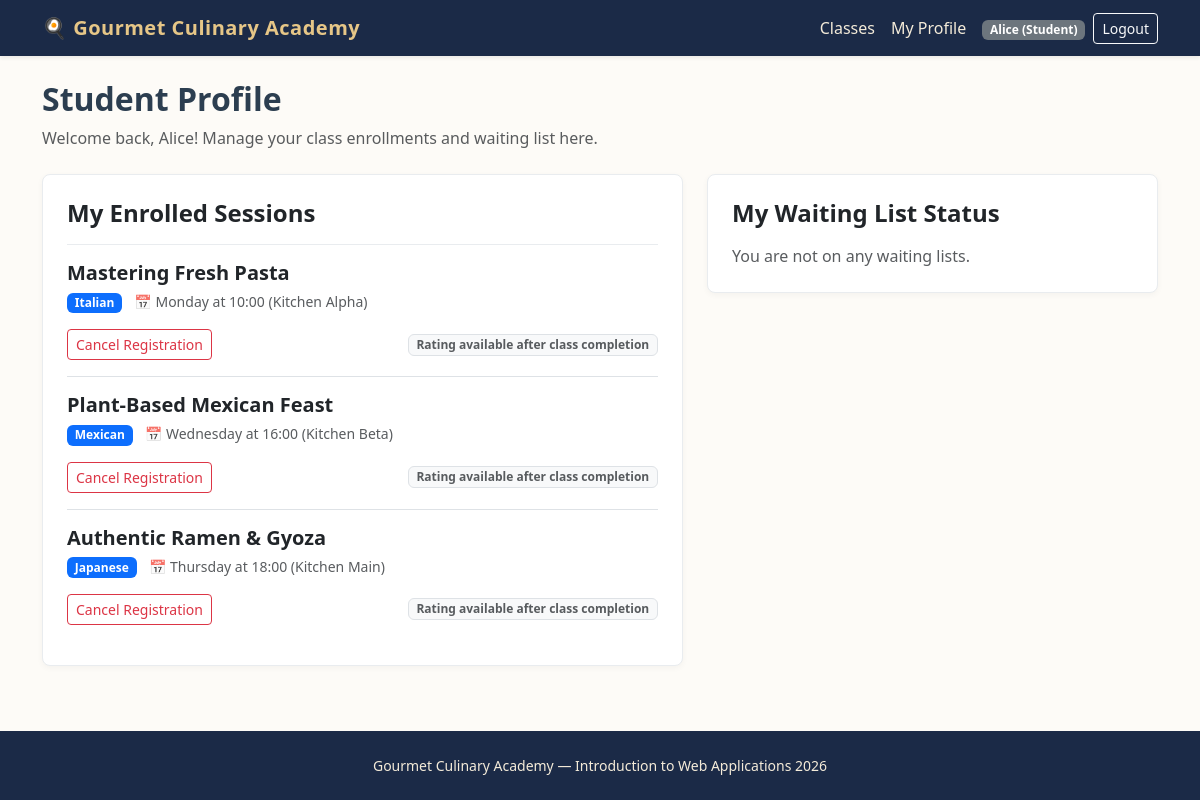
The app's page /student/profile (signed in) with its own data.
### tables this page shows
CREATE TABLE users (
    id INTEGER PRIMARY KEY AUTOINCREMENT,
    email TEXT UNIQUE NOT NULL,
    first_name TEXT NOT NULL,
    last_name TEXT NOT NULL,
    password TEXT NOT NULL,
    role TEXT NOT NULL CHECK(role IN ('Manager', 'Student'))
);

CREATE TABLE enrollments (
    id INTEGER PRIMARY KEY AUTOINCREMENT,
    student_id INTEGER NOT NULL,
    session_id INTEGER NOT NULL,
    FOREIGN KEY (student_id) REFERENCES users(id) ON DELETE CASCADE,
    FOREIGN KEY (session_id) REFERENCES class_sessions(id) ON DELETE CASCADE,
    UNIQUE(student_id, session_id)
);

CREATE TABLE cooking_classes (
    id INTEGER PRIMARY KEY AUTOINCREMENT,
    manager_id INTEGER NOT NULL,
    title TEXT NOT NULL UNIQUE,
    cuisine TEXT NOT NULL,
    difficulty TEXT NOT NULL CHECK(difficulty IN ('Beginner', 'Intermediate', 'Advanced')),
    duration INTEGER NOT NULL,
    dietary_category TEXT NOT NULL CHECK(dietary_category IN ('Standard', 'Vegetarian', 'Vegan', 'Gluten-free')),
    chef_name TEXT NOT NULL,
    ingredients TEXT NOT NULL, -- Virgülle ayrılmış en az 4 malzeme
    description TEXT NOT NULL,
    photo_1 TEXT NOT NULL,
    photo_2 TEXT NOT NULL,
    photo_3 TEXT NOT NULL,
    FOREIGN KEY (manager_id) REFERENCES users(id) ON DELETE CASCADE
);

CREATE TABLE class_sessions (
    id INTEGER PRIMARY KEY AUTOINCREMENT,
    class_id INTEGER NOT NULL,
    day_of_week TEXT NOT NULL CHECK(day_of_week IN ('Monday', 'Tuesday', 'Wednesday', 'Thursday', 'Friday', 'Saturday', 'Sunday')),
    start_time TEXT NOT NULL, -- HH:MM formatında
    kitchen_name TEXT NOT NULL,
    max_capacity INTEGER NOT NULL DEFAULT 10,
    FOREIGN KEY (class_id) REFERENCES cooking_classes(id) ON DELETE CASCADE
);

### routes/student_routes.py (the view)
@student_bp.route("/profile")
def profile():
    enrollments = get_student_enrollments(current_user.id)
    waiting_sessions = get_student_waiting_list(current_user.id)
    return render_template(
        "student/profile.html",
        enrollments=enrollments,
        waiting_sessions=waiting_sessions
    )

### app.py (called while the page is built)
@login_manager.user_loader
def load_user(user_id):
    row = get_user_by_id(user_id)
    if row:
        return User(
            user_id=row["id"],
            email=row["email"],
            first_name=row["first_name"],
            last_name=row["last_name"],
            role=row["role"]
        )
    return None

### dao/enrollment_dao.py (called while the page is built)
def get_student_enrollments(student_id):
    conn = get_db()
    cursor = conn.cursor()
    cursor.execute("""
        SELECT e.id AS enrollment_id, s.id AS session_id, s.day_of_week, s.start_time, s.kitchen_name,
               c.title AS class_title, c.cuisine
        FROM enrollments e
        JOIN class_sessions s ON e.session_id = s.id
        JOIN cooking_classes c ON s.class_id = c.id
        WHERE e.student_id = ?
        ORDER BY
            CASE s.day_of_week
                WHEN 'Monday' THEN 1 WHEN 'Tuesday' THEN 2 WHEN 'Wednesday' THEN 3
                WHEN 'Thursday' THEN 4 WHEN 'Friday' THEN 5 WHEN 'Saturday' THEN 6
                WHEN 'Sunday' THEN 7
            END, s.start_time
    """, (student_id,))
    enrollments = cursor.fetchall()
    close_db(conn)
    return enrollments

def get_student_waiting_list(student_id):
    conn = get_db()
    cursor = conn.cursor()
    cursor.execute("""
        SELECT w.id AS waiting_id, w.session_id, s.day_of_week, s.start_time,
               c.title AS class_title,
               (
                   SELECT COUNT(*) + 1
                   FROM waiting_list w2
                   WHERE w2.session_id = w.session_id AND w2.joined_at < w.joined_at
               ) AS position
        FROM waiting_list w
        JOIN class_sessions s ON w.session_id = s.id
        JOIN cooking_classes c ON s.class_id = c.id
        WHERE w.student_id = ?
        ORDER BY w.joined_at ASC
    """, (student_id,))
    waiting_list = cursor.fetchall()
    close_db(conn)
    return waiting_list

### dao/user_dao.py (called while the page is built)
def get_user_by_id(user_id):
    conn = get_db()
    cursor = conn.cursor()
    cursor.execute("SELECT * FROM users WHERE id = ?", (user_id,))
    user = cursor.fetchone()
    close_db(conn)
    return user

### database/database.py (called while the page is built)
def get_db():
    conn = sqlite3.connect(DATABASE, timeout=10.0)
    conn.row_factory = sqlite3.Row
    conn.execute("PRAGMA foreign_keys = ON")
    return conn

### routes/student_routes.py (called while the page is built)
@student_bp.before_request
@login_required
def check_student_role():
    if current_user.role != "Student":
        flash("Access denied. Student privileges required.", "danger")
        return redirect(url_for("home.index"))

### templates/student/profile.html (shortened to what this page needs)
{% extends "base.html" %}
{% block content %}
<header class="mb-4">
    <h1 class="h2 fw-bold">Student Profile</h1>
    <p class="text-muted">Welcome back, {{ current_user.first_name }}! Manage your class enrollments and waiting list here.</p>
</header>
<div class="row g-4">
    <section class="col-lg-7">
        <div class="card card-culinary p-4 mb-4">
            <h2 class="h4 fw-bold mb-3">My Enrolled Sessions</h2>
            {% if enrollments %}
                <div class="list-group list-group-flush">
                    {% for e in enrollments %}
                        <div class="list-group-item bg-transparent px-0 py-3">
                            <div class="d-flex justify-content-between align-items-start mb-2">
                                <div>
                                    <h3 class="h5 fw-bold mb-1">{{ e.class_title }}</h3>
                                    <span class="badge bg-primary">{{ e.cuisine }}</span>
                                    <span class="text-muted small ms-2">📅 {{ e.day_of_week }} at {{ e.start_time }} ({{ e.kitchen_name }})</span>
                                </div>
                            </div>
                            <div class="d-flex justify-content-between align-items-center mt-3 flex-wrap gap-2">
                                <form method="post" action="{{ url_for('student.cancel', session_id=e.session_id) }}">
                                    <button type="submit" class="btn btn-sm btn-outline-danger" onclick="return confirm('Are you sure you want to cancel this enrollment?')">Cancel Registration</button>
                                </form>
                                {% if e.is_past %}
                                    <form method="post" action="{{ url_for('student.rate_session', session_id=e.session_id) }}" class="d-flex align-items-center gap-1">
                                        <select name="score" class="form-select form-select-sm" required>
                                            <option value="" disabled selected>Rate</option>
                                            <option value="5">5 ⭐⭐⭐⭐⭐</option>
                                            <option value="4">4 ⭐⭐⭐⭐</option>
                                            <option value="3">3 ⭐⭐⭐</option>
                                            <option value="2">2 ⭐⭐</option>
                                            <option value="1">1 ⭐</option>
                                        </select>
                                        <button type="submit" class="btn btn-sm btn-warning">Submit</button>
                                    </form>
                                {% else %}
                                    <span class="badge bg-light text-muted border">Rating available after class completion</span>
                                {% endif %}
                            </div>
                        </div>
                    {% endfor %}
                </div>
            {% else %}
                <p class="text-muted mb-0">You are not currently enrolled in any cooking classes.</p>
            {% endif %}
        </div>
    </section>
    <section class="col-lg-5">
        <div class="card card-culinary p-4">
            <h2 class="h4 fw-bold mb-3">My Waiting List Status</h2>
            {% if waiting_sessions %}
                <div class="list-group list-group-flush">
                    {% for w in waiting_sessions %}
                        <div class="list-group-item bg-transparent px-0 py-3">
                            <h3 class="h6 fw-bold mb-1">{{ w.class_title }}</h3>
                            <p class="small text-muted mb-2">📅 {{ w.day_of_week }} at {{ w.start_time }}</p>
                            <div class="d-flex justify-content-between align-items-center">
                                <span class="badge bg-warning text-dark">Queue Position: #{{ w.position }}</span>
                                <form method="post" action="{{ url_for('student.leave_waiting', session_id=w.session_id) }}">
                                    <button type="submit" class="btn btn-sm btn-link text-danger p-0 text-decoration-none">Leave List</button>
                                </form>
                            </div>
                        </div>
                    {% endfor %}
                </div>
            {% else %}
                <p class="text-muted mb-0">You are not on any waiting lists.</p>
            {% endif %}
        </div>
    </section>
</div>
{% endblock %}

### templates/base.html (shortened to what this page needs)
<!DOCTYPE html>
<html lang="en">
<head>
    <link href="https://cdn.jsdelivr.net/npm/bootstrap@5.3.3/dist/css/bootstrap.min.css" rel="stylesheet">
    <link rel="stylesheet" href="{{ url_for('static', filename='css/style.css') }}">
</head>
<body>
    <header>
        <nav class="navbar navbar-expand-lg navbar-dark bg-culinary shadow-sm">
            <div class="container">
                <a class="navbar-brand" href="{{ url_for('home.index') }}">🍳 Gourmet Culinary Academy</a>
                <section class="collapse navbar-collapse" id="mainNav">
                    <ul class="navbar-nav ms-auto align-items-center">
                        <li class="nav-item">
                            <a class="nav-link" href="{{ url_for('home.index') }}">Classes</a>
                        </li>
                        {% if current_user.is_authenticated %}
                            {% if current_user.role == 'Manager' %}
                                <li class="nav-item">
                                    <a class="nav-link" href="{{ url_for('manager.dashboard') }}">Dashboard</a>
                                </li>
                                <li class="nav-item">
                                    <a class="nav-link" href="{{ url_for('manager.create_class') }}">New Class</a>
                                </li>
                            {% else %}
                                <li class="nav-item">
                                    <a class="nav-link" href="{{ url_for('student.profile') }}">My Profile</a>
                                </li>
                            {% endif %}
                            <li class="nav-item ms-lg-2">
                                <span class="badge bg-secondary">{{ current_user.first_name }} ({{ current_user.role }})</span>
                            </li>
                            <li class="nav-item ms-lg-2">
                                <a class="btn btn-sm btn-outline-light" href="{{ url_for('auth.logout') }}">Logout</a>
                            </li>
                        {% endif %}
                    </ul>
                </section>
            </div>
        </nav>
    </header>
    <main class="container py-4">
        {% block content %}{% endblock %}
    </main>
    <footer class="site-footer text-center py-4 mt-auto">
        <div class="container">
            <p class="mb-0 small">Gourmet Culinary Academy — Introduction to Web Applications 2026</p>
        </div>
    </footer>
</body>
</html>

### static/css/style.css (style rules this page uses)
body { background-color: #fdfbf7; color: #2c3e50; font-family: "Segoe UI", Tahoma, Geneva, Verdana, sans-serif; min-height: 100vh; display: flex; flex-direction: column; }
main { flex: 1; }
.bg-culinary { background-color: #1b2a47; }
.navbar-dark .navbar-brand { color: #e6c687; font-weight: 700; letter-spacing: 0.5px; }
.navbar-dark .nav-link { color: #f4ebd9; }
.card-culinary { border: 1px solid #e9ecef; border-radius: 8px; transition: transform 0.15s ease, box-shadow 0.15s ease; box-shadow: 0 2px 6px rgba(0,0,0,0.04); }
.site-footer { background-color: #1b2a47; color: #f4ebd9; }

### records on screen
users: first_name "Alice", role "Student"
enrollments: class_title "Mastering Fresh Pasta", cuisine "Italian", day_of_week "Monday", start_time "10:00", kitchen_name "Kitchen Alpha"
enrollments: class_title "Plant-Based Mexican Feast", cuisine "Mexican", day_of_week "Wednesday", start_time "16:00", kitchen_name "Kitchen Beta"
enrollments: class_title "Authentic Ramen & Gyoza", cuisine "Japanese", day_of_week "Thursday", start_time "18:00", kitchen_name "Kitchen Main"
